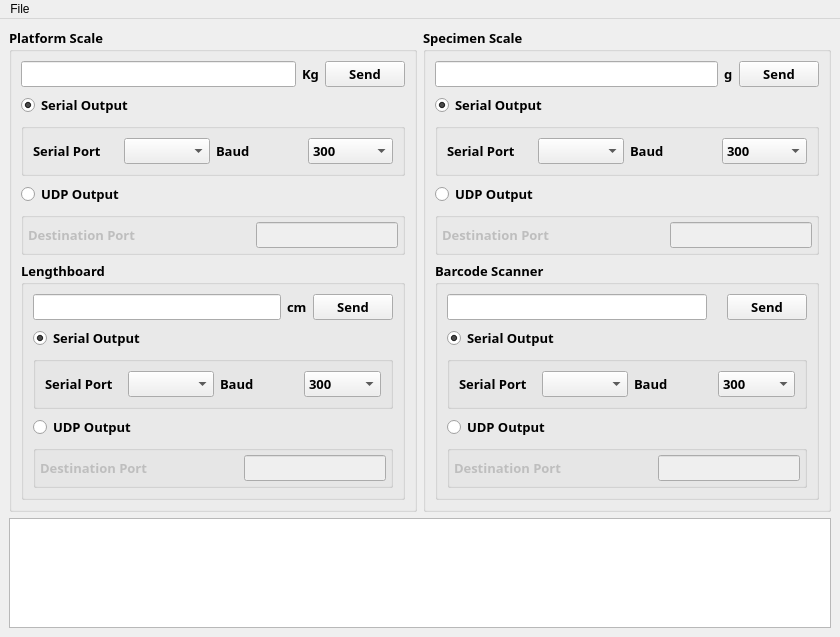
<?xml version="1.0" encoding="UTF-8"?>
<ui version="4.0">
 <class>DeviceFaker</class>
 <widget class="QMainWindow" name="DeviceFaker">
  <property name="geometry">
   <rect>
    <x>0</x>
    <y>0</y>
    <width>840</width>
    <height>637</height>
   </rect>
  </property>
  <property name="windowTitle">
   <string>DeviceFaker</string>
  </property>
  <widget class="QWidget" name="centralwidget">
   <layout class="QVBoxLayout" name="verticalLayout_5">
    <item>
     <layout class="QGridLayout" name="gridLayout">
      <item row="0" column="0">
       <widget class="QGroupBox" name="groupBox">
        <property name="font">
         <font>
          <family>Arial Black</family>
          <pointsize>10</pointsize>
          <weight>75</weight>
          <bold>true</bold>
         </font>
        </property>
        <property name="title">
         <string>Platform Scale</string>
        </property>
        <layout class="QVBoxLayout" name="verticalLayout">
         <item>
          <layout class="QHBoxLayout" name="horizontalLayout">
           <item>
            <widget class="QLineEdit" name="sensorValue_Platform">
             <property name="font">
              <font>
               <family>Arial Black</family>
               <pointsize>10</pointsize>
               <weight>75</weight>
               <bold>true</bold>
              </font>
             </property>
            </widget>
           </item>
           <item>
            <widget class="QLabel" name="label_7">
             <property name="font">
              <font>
               <family>Arial Black</family>
               <pointsize>10</pointsize>
               <weight>75</weight>
               <bold>true</bold>
              </font>
             </property>
             <property name="text">
              <string>Kg</string>
             </property>
            </widget>
           </item>
           <item>
            <widget class="QPushButton" name="pbSendValue_Platform">
             <property name="font">
              <font>
               <family>Arial Black</family>
               <pointsize>10</pointsize>
               <weight>75</weight>
               <bold>true</bold>
              </font>
             </property>
             <property name="text">
              <string>Send</string>
             </property>
            </widget>
           </item>
          </layout>
         </item>
         <item>
          <widget class="QRadioButton" name="rbSerial_Platform">
           <property name="font">
            <font>
             <family>Arial Black</family>
             <pointsize>10</pointsize>
             <weight>75</weight>
             <bold>true</bold>
            </font>
           </property>
           <property name="text">
            <string>Serial Output</string>
           </property>
           <property name="checked">
            <bool>true</bool>
           </property>
          </widget>
         </item>
         <item>
          <widget class="QGroupBox" name="groupBox_2">
           <property name="font">
            <font>
             <family>Arial Black</family>
             <pointsize>10</pointsize>
             <weight>75</weight>
             <bold>true</bold>
            </font>
           </property>
           <property name="title">
            <string/>
           </property>
           <property name="checkable">
            <bool>false</bool>
           </property>
           <layout class="QHBoxLayout" name="horizontalLayout_5">
            <item>
             <widget class="QLabel" name="label">
              <property name="font">
               <font>
                <family>Arial Black</family>
                <pointsize>10</pointsize>
                <weight>75</weight>
                <bold>true</bold>
               </font>
              </property>
              <property name="text">
               <string>Serial Port</string>
              </property>
             </widget>
            </item>
            <item>
             <widget class="QComboBox" name="cbPort_Platform">
              <property name="font">
               <font>
                <family>Arial Black</family>
                <pointsize>10</pointsize>
                <weight>75</weight>
                <bold>true</bold>
               </font>
              </property>
             </widget>
            </item>
            <item>
             <widget class="QLabel" name="label_2">
              <property name="font">
               <font>
                <family>Arial Black</family>
                <pointsize>10</pointsize>
                <weight>75</weight>
                <bold>true</bold>
               </font>
              </property>
              <property name="text">
               <string>Baud</string>
              </property>
             </widget>
            </item>
            <item>
             <widget class="QComboBox" name="cbBaud_Platform">
              <property name="font">
               <font>
                <family>Arial Black</family>
                <pointsize>10</pointsize>
                <weight>75</weight>
                <bold>true</bold>
               </font>
              </property>
              <item>
               <property name="text">
                <string>300</string>
               </property>
              </item>
              <item>
               <property name="text">
                <string>600</string>
               </property>
              </item>
              <item>
               <property name="text">
                <string>1200</string>
               </property>
              </item>
              <item>
               <property name="text">
                <string>2400</string>
               </property>
              </item>
              <item>
               <property name="text">
                <string>4800</string>
               </property>
              </item>
              <item>
               <property name="text">
                <string>9600</string>
               </property>
              </item>
              <item>
               <property name="text">
                <string>14400</string>
               </property>
              </item>
              <item>
               <property name="text">
                <string>19200</string>
               </property>
              </item>
              <item>
               <property name="text">
                <string>38400</string>
               </property>
              </item>
              <item>
               <property name="text">
                <string>57600</string>
               </property>
              </item>
              <item>
               <property name="text">
                <string>115200</string>
               </property>
              </item>
             </widget>
            </item>
           </layout>
          </widget>
         </item>
         <item>
          <widget class="QRadioButton" name="rpUDP_Platform">
           <property name="font">
            <font>
             <family>Arial Black</family>
             <pointsize>10</pointsize>
             <weight>75</weight>
             <bold>true</bold>
            </font>
           </property>
           <property name="text">
            <string>UDP Output</string>
           </property>
          </widget>
         </item>
         <item>
          <widget class="QGroupBox" name="groupBox_3">
           <property name="enabled">
            <bool>false</bool>
           </property>
           <property name="font">
            <font>
             <family>Arial Black</family>
             <pointsize>10</pointsize>
             <weight>75</weight>
             <bold>true</bold>
            </font>
           </property>
           <property name="title">
            <string/>
           </property>
           <property name="checkable">
            <bool>false</bool>
           </property>
           <property name="checked">
            <bool>false</bool>
           </property>
           <layout class="QGridLayout" name="gridLayout_2" columnstretch="15,0">
            <property name="leftMargin">
             <number>4</number>
            </property>
            <property name="topMargin">
             <number>4</number>
            </property>
            <property name="rightMargin">
             <number>4</number>
            </property>
            <property name="bottomMargin">
             <number>4</number>
            </property>
            <item row="0" column="1">
             <widget class="QLineEdit" name="destPort_Platform">
              <property name="font">
               <font>
                <family>Arial Black</family>
                <pointsize>10</pointsize>
                <weight>75</weight>
                <bold>true</bold>
               </font>
              </property>
             </widget>
            </item>
            <item row="0" column="0">
             <widget class="QLabel" name="label_6">
              <property name="font">
               <font>
                <family>Arial Black</family>
                <pointsize>10</pointsize>
                <weight>75</weight>
                <bold>true</bold>
               </font>
              </property>
              <property name="text">
               <string>Destination Port</string>
              </property>
             </widget>
            </item>
           </layout>
          </widget>
         </item>
         <item>
          <widget class="QGroupBox" name="groupBox_4">
           <property name="font">
            <font>
             <family>Arial Black</family>
             <pointsize>10</pointsize>
             <weight>75</weight>
             <bold>true</bold>
            </font>
           </property>
           <property name="title">
            <string>Lengthboard</string>
           </property>
           <layout class="QVBoxLayout" name="verticalLayout_2">
            <item>
             <layout class="QHBoxLayout" name="horizontalLayout_2">
              <item>
               <widget class="QLineEdit" name="sensorValue_Lengthboard">
                <property name="font">
                 <font>
                  <family>Arial Black</family>
                  <pointsize>10</pointsize>
                  <weight>75</weight>
                  <bold>true</bold>
                 </font>
                </property>
               </widget>
              </item>
              <item>
               <widget class="QLabel" name="label_8">
                <property name="font">
                 <font>
                  <family>Arial Black</family>
                  <pointsize>10</pointsize>
                  <weight>75</weight>
                  <bold>true</bold>
                 </font>
                </property>
                <property name="text">
                 <string>cm</string>
                </property>
               </widget>
              </item>
              <item>
               <widget class="QPushButton" name="pbSendValue_Lengthboard">
                <property name="font">
                 <font>
                  <family>Arial Black</family>
                  <pointsize>10</pointsize>
                  <weight>75</weight>
                  <bold>true</bold>
                 </font>
                </property>
                <property name="text">
                 <string>Send</string>
                </property>
               </widget>
              </item>
             </layout>
            </item>
            <item>
             <widget class="QRadioButton" name="rbSerial_Lengthboard">
              <property name="font">
               <font>
                <family>Arial Black</family>
                <pointsize>10</pointsize>
                <weight>75</weight>
                <bold>true</bold>
               </font>
              </property>
              <property name="text">
               <string>Serial Output</string>
              </property>
              <property name="checked">
               <bool>true</bool>
              </property>
             </widget>
            </item>
            <item>
             <widget class="QGroupBox" name="groupBox_5">
              <property name="font">
               <font>
                <family>Arial Black</family>
                <pointsize>10</pointsize>
                <weight>75</weight>
                <bold>true</bold>
               </font>
              </property>
              <property name="title">
               <string/>
              </property>
              <property name="checkable">
               <bool>false</bool>
              </property>
              <layout class="QHBoxLayout" name="horizontalLayout_6">
               <item>
                <widget class="QLabel" name="label_9">
                 <property name="font">
                  <font>
                   <family>Arial Black</family>
                   <pointsize>10</pointsize>
                   <weight>75</weight>
                   <bold>true</bold>
                  </font>
                 </property>
                 <property name="text">
                  <string>Serial Port</string>
                 </property>
                </widget>
               </item>
               <item>
                <widget class="QComboBox" name="cbSerial_Lengthboard">
                 <property name="font">
                  <font>
                   <family>Arial Black</family>
                   <pointsize>10</pointsize>
                   <weight>75</weight>
                   <bold>true</bold>
                  </font>
                 </property>
                </widget>
               </item>
               <item>
                <widget class="QLabel" name="label_10">
                 <property name="font">
                  <font>
                   <family>Arial Black</family>
                   <pointsize>10</pointsize>
                   <weight>75</weight>
                   <bold>true</bold>
                  </font>
                 </property>
                 <property name="text">
                  <string>Baud</string>
                 </property>
                </widget>
               </item>
               <item>
                <widget class="QComboBox" name="cbBaud_Lengthboard">
                 <property name="font">
                  <font>
                   <family>Arial Black</family>
                   <pointsize>10</pointsize>
                   <weight>75</weight>
                   <bold>true</bold>
                  </font>
                 </property>
                 <item>
                  <property name="text">
                   <string>300</string>
                  </property>
                 </item>
                 <item>
                  <property name="text">
                   <string>600</string>
                  </property>
                 </item>
                 <item>
                  <property name="text">
                   <string>1200</string>
                  </property>
                 </item>
                 <item>
                  <property name="text">
                   <string>2400</string>
                  </property>
                 </item>
                 <item>
                  <property name="text">
                   <string>4800</string>
                  </property>
                 </item>
                 <item>
                  <property name="text">
                   <string>9600</string>
                  </property>
                 </item>
                 <item>
                  <property name="text">
                   <string>14400</string>
                  </property>
                 </item>
                 <item>
                  <property name="text">
                   <string>19200</string>
                  </property>
                 </item>
                 <item>
                  <property name="text">
                   <string>38400</string>
                  </property>
                 </item>
                 <item>
                  <property name="text">
                   <string>57600</string>
                  </property>
                 </item>
                 <item>
                  <property name="text">
                   <string>115200</string>
                  </property>
                 </item>
                </widget>
               </item>
              </layout>
             </widget>
            </item>
            <item>
             <widget class="QRadioButton" name="rpUDP_Lengthboard">
              <property name="font">
               <font>
                <family>Arial Black</family>
                <pointsize>10</pointsize>
                <weight>75</weight>
                <bold>true</bold>
               </font>
              </property>
              <property name="text">
               <string>UDP Output</string>
              </property>
             </widget>
            </item>
            <item>
             <widget class="QGroupBox" name="groupBox_6">
              <property name="enabled">
               <bool>false</bool>
              </property>
              <property name="font">
               <font>
                <family>Arial Black</family>
                <pointsize>10</pointsize>
                <weight>75</weight>
                <bold>true</bold>
               </font>
              </property>
              <property name="title">
               <string/>
              </property>
              <property name="checkable">
               <bool>false</bool>
              </property>
              <property name="checked">
               <bool>false</bool>
              </property>
              <layout class="QGridLayout" name="gridLayout_3" columnstretch="15,0">
               <property name="leftMargin">
                <number>4</number>
               </property>
               <property name="topMargin">
                <number>4</number>
               </property>
               <property name="rightMargin">
                <number>4</number>
               </property>
               <property name="bottomMargin">
                <number>4</number>
               </property>
               <item row="0" column="0">
                <widget class="QLabel" name="label_14">
                 <property name="font">
                  <font>
                   <family>Arial Black</family>
                   <pointsize>10</pointsize>
                   <weight>75</weight>
                   <bold>true</bold>
                  </font>
                 </property>
                 <property name="text">
                  <string>Destination Port</string>
                 </property>
                </widget>
               </item>
               <item row="0" column="1">
                <widget class="QLineEdit" name="destPort_Lengthboard">
                 <property name="font">
                  <font>
                   <family>Arial Black</family>
                   <pointsize>10</pointsize>
                   <weight>75</weight>
                   <bold>true</bold>
                  </font>
                 </property>
                </widget>
               </item>
              </layout>
             </widget>
            </item>
           </layout>
          </widget>
         </item>
        </layout>
       </widget>
      </item>
      <item row="0" column="1">
       <widget class="QGroupBox" name="groupBox_7">
        <property name="font">
         <font>
          <family>Arial Black</family>
          <pointsize>10</pointsize>
          <weight>75</weight>
          <bold>true</bold>
         </font>
        </property>
        <property name="title">
         <string>Specimen Scale</string>
        </property>
        <layout class="QVBoxLayout" name="verticalLayout_3">
         <item>
          <layout class="QHBoxLayout" name="horizontalLayout_3">
           <item>
            <widget class="QLineEdit" name="sensorValue_Specimen">
             <property name="font">
              <font>
               <family>Arial Black</family>
               <pointsize>10</pointsize>
               <weight>75</weight>
               <bold>true</bold>
              </font>
             </property>
            </widget>
           </item>
           <item>
            <widget class="QLabel" name="label_15">
             <property name="font">
              <font>
               <family>Arial Black</family>
               <pointsize>10</pointsize>
               <weight>75</weight>
               <bold>true</bold>
              </font>
             </property>
             <property name="text">
              <string>g</string>
             </property>
            </widget>
           </item>
           <item>
            <widget class="QPushButton" name="pbSendValue_Specimen">
             <property name="font">
              <font>
               <family>Arial Black</family>
               <pointsize>10</pointsize>
               <weight>75</weight>
               <bold>true</bold>
              </font>
             </property>
             <property name="text">
              <string>Send</string>
             </property>
            </widget>
           </item>
          </layout>
         </item>
         <item>
          <widget class="QRadioButton" name="rbSerial_Specimen">
           <property name="font">
            <font>
             <family>Arial Black</family>
             <pointsize>10</pointsize>
             <weight>75</weight>
             <bold>true</bold>
            </font>
           </property>
           <property name="text">
            <string>Serial Output</string>
           </property>
           <property name="checked">
            <bool>true</bool>
           </property>
          </widget>
         </item>
         <item>
          <widget class="QGroupBox" name="groupBox_8">
           <property name="font">
            <font>
             <family>Arial Black</family>
             <pointsize>10</pointsize>
             <weight>75</weight>
             <bold>true</bold>
            </font>
           </property>
           <property name="title">
            <string/>
           </property>
           <property name="checkable">
            <bool>false</bool>
           </property>
           <layout class="QHBoxLayout" name="horizontalLayout_7">
            <item>
             <widget class="QLabel" name="label_16">
              <property name="font">
               <font>
                <family>Arial Black</family>
                <pointsize>10</pointsize>
                <weight>75</weight>
                <bold>true</bold>
               </font>
              </property>
              <property name="text">
               <string>Serial Port</string>
              </property>
             </widget>
            </item>
            <item>
             <widget class="QComboBox" name="cbSerial_Specimen">
              <property name="font">
               <font>
                <family>Arial Black</family>
                <pointsize>10</pointsize>
                <weight>75</weight>
                <bold>true</bold>
               </font>
              </property>
             </widget>
            </item>
            <item>
             <widget class="QLabel" name="label_17">
              <property name="font">
               <font>
                <family>Arial Black</family>
                <pointsize>10</pointsize>
                <weight>75</weight>
                <bold>true</bold>
               </font>
              </property>
              <property name="text">
               <string>Baud</string>
              </property>
             </widget>
            </item>
            <item>
             <widget class="QComboBox" name="cbBaud_Specimen">
              <property name="font">
               <font>
                <family>Arial Black</family>
                <pointsize>10</pointsize>
                <weight>75</weight>
                <bold>true</bold>
               </font>
              </property>
              <item>
               <property name="text">
                <string>300</string>
               </property>
              </item>
              <item>
               <property name="text">
                <string>600</string>
               </property>
              </item>
              <item>
               <property name="text">
                <string>1200</string>
               </property>
              </item>
              <item>
               <property name="text">
                <string>2400</string>
               </property>
              </item>
              <item>
               <property name="text">
                <string>4800</string>
               </property>
              </item>
              <item>
               <property name="text">
                <string>9600</string>
               </property>
              </item>
              <item>
               <property name="text">
                <string>14400</string>
               </property>
              </item>
              <item>
               <property name="text">
                <string>19200</string>
               </property>
              </item>
              <item>
               <property name="text">
                <string>38400</string>
               </property>
              </item>
              <item>
               <property name="text">
                <string>57600</string>
               </property>
              </item>
              <item>
               <property name="text">
                <string>115200</string>
               </property>
              </item>
             </widget>
            </item>
           </layout>
          </widget>
         </item>
         <item>
          <widget class="QRadioButton" name="rpUDP_Specimen">
           <property name="font">
            <font>
             <family>Arial Black</family>
             <pointsize>10</pointsize>
             <weight>75</weight>
             <bold>true</bold>
            </font>
           </property>
           <property name="text">
            <string>UDP Output</string>
           </property>
          </widget>
         </item>
         <item>
          <widget class="QGroupBox" name="groupBox_9">
           <property name="enabled">
            <bool>false</bool>
           </property>
           <property name="font">
            <font>
             <family>Arial Black</family>
             <pointsize>10</pointsize>
             <weight>75</weight>
             <bold>true</bold>
            </font>
           </property>
           <property name="title">
            <string/>
           </property>
           <property name="checkable">
            <bool>false</bool>
           </property>
           <property name="checked">
            <bool>false</bool>
           </property>
           <layout class="QGridLayout" name="gridLayout_4" columnstretch="15,0">
            <property name="leftMargin">
             <number>4</number>
            </property>
            <property name="topMargin">
             <number>4</number>
            </property>
            <property name="rightMargin">
             <number>4</number>
            </property>
            <property name="bottomMargin">
             <number>4</number>
            </property>
            <item row="0" column="1">
             <widget class="QLineEdit" name="destPort_Specimen">
              <property name="font">
               <font>
                <family>Arial Black</family>
                <pointsize>10</pointsize>
                <weight>75</weight>
                <bold>true</bold>
               </font>
              </property>
             </widget>
            </item>
            <item row="0" column="0">
             <widget class="QLabel" name="label_21">
              <property name="font">
               <font>
                <family>Arial Black</family>
                <pointsize>10</pointsize>
                <weight>75</weight>
                <bold>true</bold>
               </font>
              </property>
              <property name="text">
               <string>Destination Port</string>
              </property>
             </widget>
            </item>
           </layout>
          </widget>
         </item>
         <item>
          <widget class="QGroupBox" name="groupBox_10">
           <property name="font">
            <font>
             <family>Arial Black</family>
             <pointsize>10</pointsize>
             <weight>75</weight>
             <bold>true</bold>
            </font>
           </property>
           <property name="title">
            <string>Barcode Scanner</string>
           </property>
           <layout class="QVBoxLayout" name="verticalLayout_4">
            <item>
             <layout class="QHBoxLayout" name="horizontalLayout_4">
              <item>
               <widget class="QLineEdit" name="sensorValue_Barcode">
                <property name="font">
                 <font>
                  <family>Arial Black</family>
                  <pointsize>10</pointsize>
                  <weight>75</weight>
                  <bold>true</bold>
                 </font>
                </property>
               </widget>
              </item>
              <item>
               <widget class="QLabel" name="label_22">
                <property name="font">
                 <font>
                  <family>Arial Black</family>
                  <pointsize>10</pointsize>
                  <weight>75</weight>
                  <bold>true</bold>
                 </font>
                </property>
                <property name="text">
                 <string/>
                </property>
               </widget>
              </item>
              <item>
               <widget class="QPushButton" name="pbSendValue_Barcode">
                <property name="font">
                 <font>
                  <family>Arial Black</family>
                  <pointsize>10</pointsize>
                  <weight>75</weight>
                  <bold>true</bold>
                 </font>
                </property>
                <property name="text">
                 <string>Send</string>
                </property>
               </widget>
              </item>
             </layout>
            </item>
            <item>
             <widget class="QRadioButton" name="rbSerial_Barcode">
              <property name="font">
               <font>
                <family>Arial Black</family>
                <pointsize>10</pointsize>
                <weight>75</weight>
                <bold>true</bold>
               </font>
              </property>
              <property name="text">
               <string>Serial Output</string>
              </property>
              <property name="checked">
               <bool>true</bool>
              </property>
             </widget>
            </item>
            <item>
             <widget class="QGroupBox" name="groupBox_11">
              <property name="font">
               <font>
                <family>Arial Black</family>
                <pointsize>10</pointsize>
                <weight>75</weight>
                <bold>true</bold>
               </font>
              </property>
              <property name="title">
               <string/>
              </property>
              <property name="checkable">
               <bool>false</bool>
              </property>
              <layout class="QHBoxLayout" name="horizontalLayout_8">
               <item>
                <widget class="QLabel" name="label_23">
                 <property name="font">
                  <font>
                   <family>Arial Black</family>
                   <pointsize>10</pointsize>
                   <weight>75</weight>
                   <bold>true</bold>
                  </font>
                 </property>
                 <property name="text">
                  <string>Serial Port</string>
                 </property>
                </widget>
               </item>
               <item>
                <widget class="QComboBox" name="cbSerial_Barcode">
                 <property name="font">
                  <font>
                   <family>Arial Black</family>
                   <pointsize>10</pointsize>
                   <weight>75</weight>
                   <bold>true</bold>
                  </font>
                 </property>
                </widget>
               </item>
               <item>
                <widget class="QLabel" name="label_24">
                 <property name="font">
                  <font>
                   <family>Arial Black</family>
                   <pointsize>10</pointsize>
                   <weight>75</weight>
                   <bold>true</bold>
                  </font>
                 </property>
                 <property name="text">
                  <string>Baud</string>
                 </property>
                </widget>
               </item>
               <item>
                <widget class="QComboBox" name="cbBaud_Barcode">
                 <property name="font">
                  <font>
                   <family>Arial Black</family>
                   <pointsize>10</pointsize>
                   <weight>75</weight>
                   <bold>true</bold>
                  </font>
                 </property>
                 <item>
                  <property name="text">
                   <string>300</string>
                  </property>
                 </item>
                 <item>
                  <property name="text">
                   <string>600</string>
                  </property>
                 </item>
                 <item>
                  <property name="text">
                   <string>1200</string>
                  </property>
                 </item>
                 <item>
                  <property name="text">
                   <string>2400</string>
                  </property>
                 </item>
                 <item>
                  <property name="text">
                   <string>4800</string>
                  </property>
                 </item>
                 <item>
                  <property name="text">
                   <string>9600</string>
                  </property>
                 </item>
                 <item>
                  <property name="text">
                   <string>14400</string>
                  </property>
                 </item>
                 <item>
                  <property name="text">
                   <string>19200</string>
                  </property>
                 </item>
                 <item>
                  <property name="text">
                   <string>38400</string>
                  </property>
                 </item>
                 <item>
                  <property name="text">
                   <string>57600</string>
                  </property>
                 </item>
                 <item>
                  <property name="text">
                   <string>115200</string>
                  </property>
                 </item>
                </widget>
               </item>
              </layout>
             </widget>
            </item>
            <item>
             <widget class="QRadioButton" name="rpUDP_Barcode">
              <property name="font">
               <font>
                <family>Arial Black</family>
                <pointsize>10</pointsize>
                <weight>75</weight>
                <bold>true</bold>
               </font>
              </property>
              <property name="text">
               <string>UDP Output</string>
              </property>
             </widget>
            </item>
            <item>
             <widget class="QGroupBox" name="groupBox_12">
              <property name="enabled">
               <bool>false</bool>
              </property>
              <property name="font">
               <font>
                <family>Arial Black</family>
                <pointsize>10</pointsize>
                <weight>75</weight>
                <bold>true</bold>
               </font>
              </property>
              <property name="title">
               <string/>
              </property>
              <property name="checkable">
               <bool>false</bool>
              </property>
              <property name="checked">
               <bool>false</bool>
              </property>
              <layout class="QGridLayout" name="gridLayout_5" columnstretch="15,0">
               <property name="leftMargin">
                <number>4</number>
               </property>
               <property name="topMargin">
                <number>4</number>
               </property>
               <property name="rightMargin">
                <number>4</number>
               </property>
               <property name="bottomMargin">
                <number>4</number>
               </property>
               <item row="0" column="1">
                <widget class="QLineEdit" name="destPort_Barcode">
                 <property name="font">
                  <font>
                   <family>Arial Black</family>
                   <pointsize>10</pointsize>
                   <weight>75</weight>
                   <bold>true</bold>
                  </font>
                 </property>
                </widget>
               </item>
               <item row="0" column="0">
                <widget class="QLabel" name="label_28">
                 <property name="font">
                  <font>
                   <family>Arial Black</family>
                   <pointsize>10</pointsize>
                   <weight>75</weight>
                   <bold>true</bold>
                  </font>
                 </property>
                 <property name="text">
                  <string>Destination Port</string>
                 </property>
                </widget>
               </item>
              </layout>
             </widget>
            </item>
           </layout>
          </widget>
         </item>
        </layout>
       </widget>
      </item>
     </layout>
    </item>
    <item>
     <widget class="QPlainTextEdit" name="logText"/>
    </item>
   </layout>
  </widget>
  <widget class="QMenuBar" name="menubar">
   <property name="geometry">
    <rect>
     <x>0</x>
     <y>0</y>
     <width>840</width>
     <height>22</height>
    </rect>
   </property>
   <widget class="QMenu" name="menuFile">
    <property name="title">
     <string>File</string>
    </property>
    <addaction name="actionConfigure_Network"/>
    <addaction name="separator"/>
    <addaction name="actionExit"/>
   </widget>
   <addaction name="menuFile"/>
  </widget>
  <action name="actionExit">
   <property name="text">
    <string>Exit</string>
   </property>
  </action>
  <action name="actionConfigure_Network">
   <property name="text">
    <string>Configure Network</string>
   </property>
  </action>
 </widget>
 <resources/>
 <connections/>
</ui>
